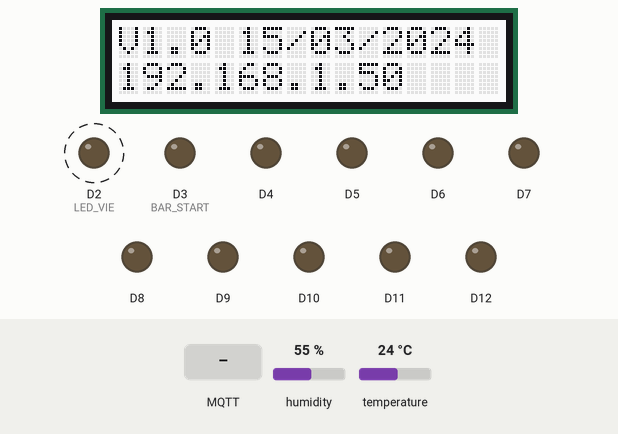
This sketch was run on a simulated Arduino Uno R4 WiFi. On the bench: 16×2 character LCD, output pins drawn as LEDs (lit = HIGH). Dashed ring = blinking. The test bench sets the inputs (shaded band); at power-on: humidity 55 %, temperature 24 °C. WiFi joins after 1.5 s; servers stay silent unless stated; network time is answered at once with the bench clock; the local clock reads 2024-03-15 10:24:30 at power-on unless the sketch sets it; no MQTT or app messages arrive unless stated; what the sketch prints to the serial monitor is not drawn.

Above: at 2.7 s.
2.8 s: MQTT message "30" arrives on the first subscribed topic
At 8.6 s:
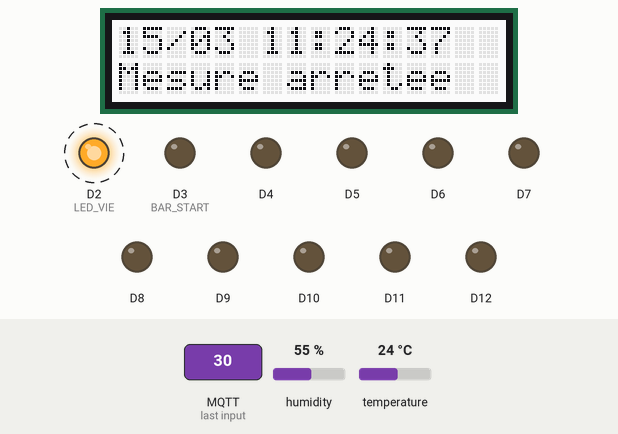
9.7 s: MQTT message "20" arrives on the first subscribed topic
At 10.63 s:
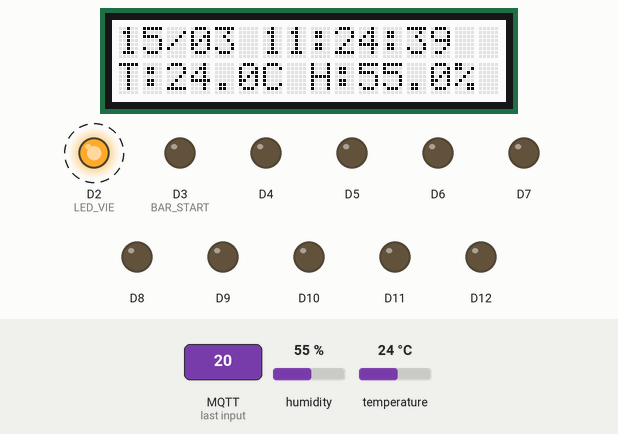
11.9 s: MQTT message "3" arrives on the second subscribed topic
At 12.67 s:
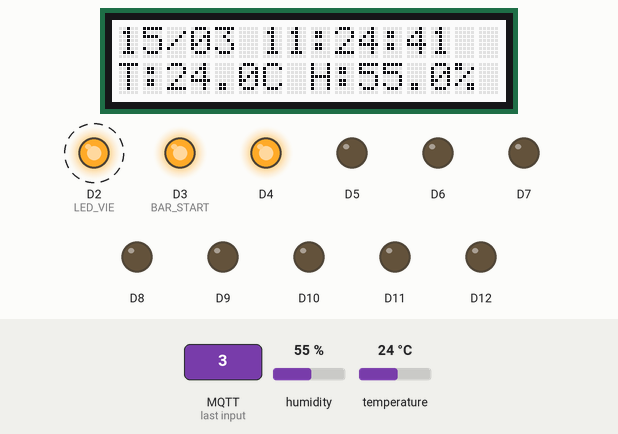
14.0 s: MQTT message "10" arrives on the second subscribed topic
At 14.2 s:
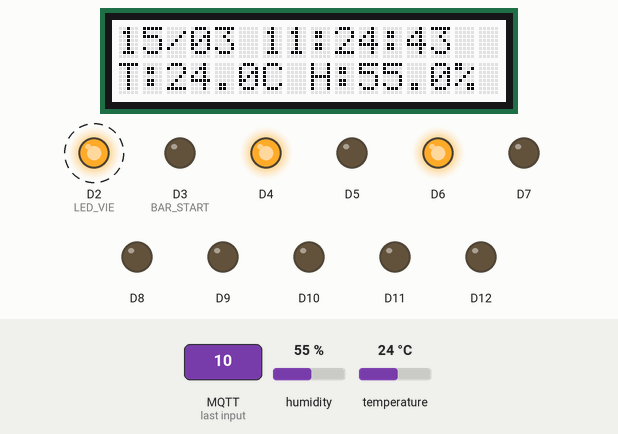
16.0 s: humidity set to 22 %
At 18.0 s:
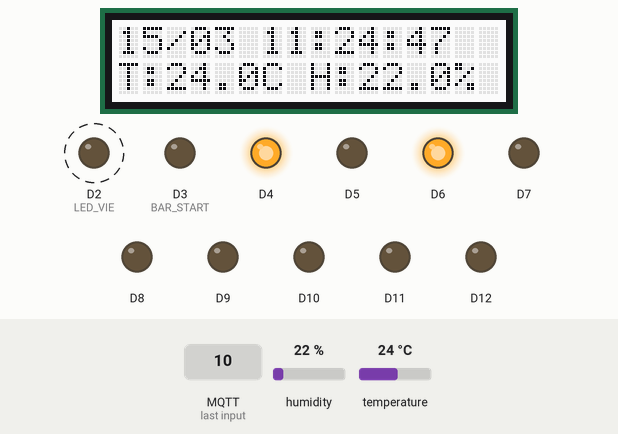
19.3 s: MQTT message "20" arrives on the second subscribed topic
At 19.74 s:
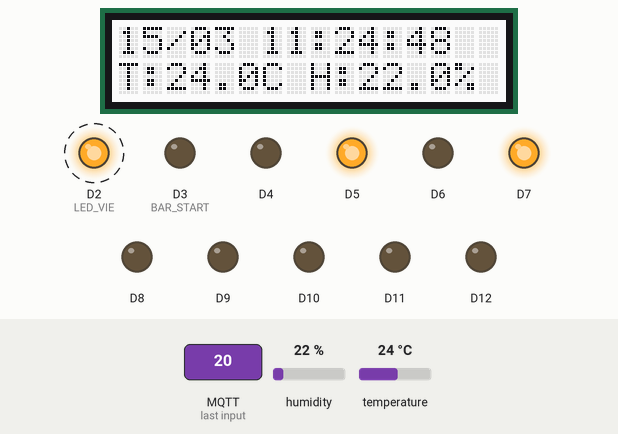
Timing chart, 0 to 22.3 s (numbered marks = the images above; inputs shaded):
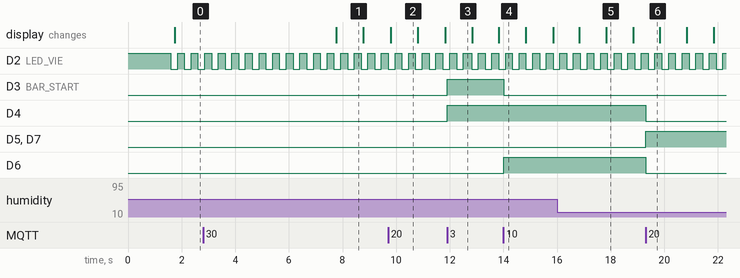

Measured:
- after the input at 2.8 s, the display: changes after 5.0 s (image 1)
- after the input at 9.7 s, the display: changes after 0.10 s (image 2)
- after the input at 11.9 s, D3 (BAR_START), D4: LOW → HIGH at once
- after the input at 14.0 s, D3 (BAR_START): HIGH → LOW at once; D6: LOW → HIGH at once
- after the input at 19.3 s, D4, D6: HIGH → LOW at once; D5, D7: LOW → HIGH at once
- by itself, D2 (LED_VIE): alternates HIGH for 0.25 s and LOW for 0.25 s
- what the display in image 1 shows lasts 1.0 s, from 7.8 s to 8.8 s

The sketch:

temphumix_r4_mqtt_control_44666.ino
```cpp
#include "arduino_secrets.h"

/*
  IMT Nord Europe - Projet IoT
  TP 6.1.5 - Publication et souscription MQTT
  Arduino UNO R4 WiFi - TempHumiX

  Identifiant : 44666

  DHT22    : A0
  LED_VIE  : D2 (active LOW)
  Bargraph : D3 a D12
  LCD      : Grove I2C 16x2

  NTP  : 192.168.1.254
  MQTT : 192.168.1.1:1883
*/

#include <WiFiS3.h>
#include <WiFiUdp.h>
#include <ArduinoMqttClient.h>
#include <NTPClient.h>
#include <Wire.h>
#include <rgb_lcd.h>
#include <DHT.h>
#include "RTC.h"

// =====================================
// 1. Parametres WiFi et MQTT
// =====================================


IPAddress MQTT_BROKER(192, 168, 1, 1);
const int MQTT_PORT = 1883;

const char MQTT_ID[] = "IdO_Client_44666";


// Topics publies
const char TOPIC_VERSION[] = "/iot/VERSION_44666";
const char TOPIC_TEMP[] = "/iot/TEMPERATURE_44666";
const char TOPIC_HUM[] = "/iot/HUMIDITY_44666";
const char TOPIC_DATE[] = "/iot/GET_DATE_44666";

// Topics souscrits (TP 6.1.5)
const char TOPIC_COMMAND[] = "/iot/COMMAND_44666";
const char TOPIC_BARGRAPH[] = "/iot/BARGRAPH_44666";
const char TOPIC_BLINK[] = "/iot/BLINK_44666";

// =====================================
// 2. Materiel
// =====================================

#define DHTPIN A0
#define DHTTYPE DHT22
#define LED_VIE 2

const int BAR_START = 3;
const int BAR_COUNT = 10;

DHT dht(DHTPIN, DHTTYPE);
rgb_lcd lcd;

WiFiUDP ntpUDP;

NTPClient ntp(
  ntpUDP,
  IPAddress(192, 168, 1, 254),
  0,
  60000
);

WiFiClient wifiClient;
MqttClient mqttClient(wifiClient);

// =====================================
// 3. Variables globales
// =====================================

bool wifiConnecte = false;
bool ntpDemarre = false;
bool rtcOK = false;
bool heureSynchronisee = false;

bool mesuresActives = true;
bool mesuresValides = false;
bool ledAllumee = false;
bool forcerNTP = false;

float temperature = 0;
float humidite = 0;

// Periode totale de clignotement
unsigned long periodeLED = 500;
unsigned long periodePersonnalisee = 500;

unsigned long dernierLED = 0;
unsigned long derniereMesure = 0;
unsigned long dernierLCD = 0;
unsigned long dernierePublication = 0;

unsigned long dernierWiFi = 0;
unsigned long dernierMQTT = 0;
unsigned long dernierNTP = 0;
unsigned long debutAccueil = 0;

// =====================================
// 4. WiFi
// =====================================

bool wifiOK() {
  if (WiFi.status() != WL_CONNECTED) {
    return false;
  }

  IPAddress ip = WiFi.localIP();

  return ip != IPAddress(0, 0, 0, 0);
}

void setup_wifi() {
  Serial.println("Connexion WiFi...");
  WiFi.begin(WIFI_SSID, WIFI_PASS);
  dernierWiFi = millis();
}

void gererWiFi() {
  bool ok = wifiOK();

  if (ok && !wifiConnecte) {
    wifiConnecte = true;

    Serial.println("WiFi OK !");
    Serial.print("IP : ");
    Serial.println(WiFi.localIP());

    ntp.begin();
    ntpDemarre = true;

    dernierNTP = millis() - 15000UL;
    dernierMQTT = millis() - 10000UL;
  }

  if (!ok && wifiConnecte) {
    wifiConnecte = false;
    Serial.println("WiFi deconnecte");

    if (ntpDemarre) {
      ntp.end();
      ntpDemarre = false;
    }

    mqttClient.stop();
  }

  if (!ok && millis() - dernierWiFi >= 20000UL) {
    setup_wifi();
  }
}

// =====================================
// 5. Heure francaise
// =====================================

// 0 = dimanche
int jourSemaine(int an, int mois, int jour) {
  const int t[] = {
    0, 3, 2, 5, 0, 3,
    5, 1, 4, 6, 2, 4
  };

  if (mois < 3) an--;

  return (
    an + an / 4 - an / 100 +
    an / 400 + t[mois - 1] + jour
  ) % 7;
}

int decalageFrance(const RTCTime &utc) {
  int an = utc.getYear();
  int mois = Month2int(utc.getMonth());
  int jour = utc.getDayOfMonth();
  int heure = utc.getHour();

  if (mois < 3 || mois > 10) return 1;
  if (mois > 3 && mois < 10) return 2;

  int dernierDimanche =
    31 - jourSemaine(an, mois, 31);

  if (mois == 3) {
    return (
      jour > dernierDimanche ||
      (jour == dernierDimanche && heure >= 1)
    ) ? 2 : 1;
  }

  return (
    jour < dernierDimanche ||
    (jour == dernierDimanche && heure < 1)
  ) ? 2 : 1;
}

bool lireHeureLocale(RTCTime &locale) {
  if (!heureSynchronisee || !rtcOK) {
    return false;
  }

  RTCTime utc;
  if (!RTC.getTime(utc)) return false;

  time_t timestamp =
    utc.getUnixTime() +
    decalageFrance(utc) * 3600L;

  locale = RTCTime(timestamp);
  return true;
}

// =====================================
// 6. Synchronisation NTP
// =====================================

void synchroniserNTP() {
  if (!wifiConnecte || !ntpDemarre || !rtcOK) {
    return;
  }

  unsigned long intervalle =
    heureSynchronisee ? 900000UL : 15000UL;

  if (!forcerNTP &&
      millis() - dernierNTP < intervalle) {
    return;
  }

  forcerNTP = false;
  dernierNTP = millis();

  Serial.println("Synchronisation NTP...");
  Serial.println("Serveur : 192.168.1.254");

  if (ntp.forceUpdate()) {
    unsigned long epoch = ntp.getEpochTime();

    if (epoch < 1700000000UL) {
      Serial.println("Date NTP invalide");
      return;
    }

    RTCTime heureUTC((time_t)epoch);

    if (RTC.setTime(heureUTC)) {
      if (!heureSynchronisee) {
        debutAccueil = millis();
      }

      heureSynchronisee = true;

      Serial.println("NTP OK !");
      Serial.println("RTC synchronisee");
    } else {
      Serial.println("Erreur RTC");
    }
  } else {
    Serial.println("NTP indisponible");
  }
}

// =====================================
// 7. DHT22
// =====================================

void lireDHT22() {
  float t = dht.readTemperature();
  float h = dht.readHumidity();

  if (isnan(t) || isnan(h)) {
    Serial.println("Erreur DHT22");
    return;
  }

  temperature = t;
  humidite = h;
  mesuresValides = true;

  Serial.print("Temperature : ");
  Serial.print(temperature, 1);
  Serial.print(" C | Humidite : ");
  Serial.print(humidite, 1);
  Serial.println(" %");
}

// =====================================
// 8. LCD
// =====================================

void afficherLigne(byte ligne, const char *texte) {
  lcd.setCursor(0, ligne);
  lcd.print("                ");
  lcd.setCursor(0, ligne);
  lcd.print(texte);
}

void afficherMesures() {
  lcd.setCursor(0, 1);
  lcd.print("                ");
  lcd.setCursor(0, 1);

  if (!mesuresActives) {
    lcd.print("Mesure arretee");
    return;
  }

  if (!mesuresValides) {
    lcd.print("Attente DHT22");
    return;
  }

  lcd.print("T:");
  lcd.print(temperature, 1);
  lcd.print("C H:");
  lcd.print(humidite, 1);
  lcd.print("%");
}

void afficherLCD() {
  if (!wifiConnecte) {
    afficherLigne(0, "WiFi en attente");
    afficherMesures();
    return;
  }

  if (!heureSynchronisee) {
    afficherLigne(0, "NTP en attente");
    afficherMesures();
    return;
  }

  RTCTime locale;

  if (!lireHeureLocale(locale)) {
    afficherLigne(0, "Erreur RTC");
    afficherMesures();
    return;
  }

  char ligne[17];

  // Ecran d'accueil, comme le professeur
  if (millis() - debutAccueil < 6000UL) {
    snprintf(
      ligne,
      sizeof(ligne),
      "V1.0 %02d/%02d/%04d",
      locale.getDayOfMonth(),
      Month2int(locale.getMonth()),
      locale.getYear()
    );

    afficherLigne(0, ligne);

    lcd.setCursor(0, 1);
    lcd.print("                ");
    lcd.setCursor(0, 1);
    lcd.print(WiFi.localIP());
  } else {
    snprintf(
      ligne,
      sizeof(ligne),
      "%02d/%02d %02d:%02d:%02d",
      locale.getDayOfMonth(),
      Month2int(locale.getMonth()),
      locale.getHour(),
      locale.getMinutes(),
      locale.getSeconds()
    );

    afficherLigne(0, ligne);
    afficherMesures();
  }
}

// =====================================
// 9. Controle du Bargraph
// =====================================

// 10 bits, valeur entre 0 et 1023
// D3 = bit 0 ; D12 = bit 9

void afficherBargraph(int valeur) {
  for (int i = 0; i < BAR_COUNT; i++) {
    bool actif = (valeur & (1 << i)) != 0;

    digitalWrite(
      BAR_START + i,
      actif ? HIGH : LOW
    );
  }
}

// =====================================
// 10. CALLBACK MQTT : TP 6.1.5
// =====================================

// Fonction appelee a la reception MQTT
void onMqttMessage(int tailleMessage) {

  // A. Acquisition du topic
  String topic = mqttClient.messageTopic();

  // B. Acquisition du message
  String message = "";

  while (mqttClient.available()) {
    char c = (char)mqttClient.read();

    if (message.length() < 20) {
      message += c;
    }
  }

  message.trim();

  Serial.print("MQTT RX ");
  Serial.print(topic);
  Serial.print(" = ");
  Serial.println(message);

  // Verifier le message
  if (tailleMessage <= 0 ||
      tailleMessage > 20 ||
      message.length() == 0) {
    Serial.println("Message invalide");
    return;
  }

  // C. Conversion en entier
  for (unsigned int i = 0; i < message.length(); i++) {
    if (message[i] < '0' || message[i] > '9') {
      Serial.println("Entier attendu");
      return;
    }
  }

  long valeur = message.toInt();

  // D. Topic COMMAND
  if (topic == TOPIC_COMMAND) {
    switch (valeur) {

      case 10:
        // Forcer NTP
        forcerNTP = true;
        Serial.println("Commande 10 : NTP");
        break;

      case 20:
        // Demarrer les mesures
        mesuresActives = true;
        derniereMesure = millis() - 2000UL;
        Serial.println("Commande 20 : START");
        break;

      case 30:
        // Arreter les mesures
        mesuresActives = false;
        Serial.println("Commande 30 : STOP");
        break;

      case 40:
        // Clignotement lent
        periodeLED = 1000UL;
        Serial.println("Commande 40 : LENT");
        break;

      case 50:
        // Clignotement rapide
        periodeLED = 200UL;
        Serial.println("Commande 50 : RAPIDE");
        break;

      case 60:
        // Clignotement personnalise
        periodeLED = periodePersonnalisee;
        Serial.println("Commande 60 : PERSONNALISE");
        break;

      default:
        Serial.println("Commande inconnue");
        break;
    }
  }

  // E. Topic BARGRAPH
  else if (topic == TOPIC_BARGRAPH) {
    if (valeur >= 0 && valeur <= 1023) {
      afficherBargraph((int)valeur);
      Serial.print("BARGRAPH = ");
      Serial.println(valeur);
    } else {
      Serial.println("BARGRAPH hors limites");
    }
  }

  // F. Topic BLINK
  else if (topic == TOPIC_BLINK) {
    if (valeur >= 100 &&
        valeur <= 60000 &&
        valeur % 100 == 0) {

      periodePersonnalisee =
        (unsigned long)valeur;

      Serial.print("BLINK sauvegarde = ");
      Serial.println(periodePersonnalisee);

    } else {
      Serial.println("BLINK invalide (100 ms)");
    }
  }
}

// =====================================
// 11. Initialisation MQTT
// =====================================

// Retourne 0 si OK, erreur sinon
int setup_mqtt() {
  if (!wifiOK()) return -10;

  if (mqttClient.connected()) return 0;

  Serial.println("Connexion MQTT...");

  if (!mqttClient.connect(MQTT_BROKER, MQTT_PORT)) {
    int erreur = mqttClient.connectError();

    Serial.print("Erreur MQTT : ");
    Serial.println(erreur);
    return erreur;
  }

  Serial.println("MQTT connecte !");

  // Souscription aux trois topics du TP
  bool s1 = mqttClient.subscribe(TOPIC_COMMAND, 0);
  bool s2 = mqttClient.subscribe(TOPIC_BARGRAPH, 0);
  bool s3 = mqttClient.subscribe(TOPIC_BLINK, 0);

  if (!s1 || !s2 || !s3) {
    Serial.println("Erreur souscription MQTT");
    mqttClient.stop();
    return -11;
  }

  Serial.println("SUB COMMAND OK");
  Serial.println("SUB BARGRAPH OK");
  Serial.println("SUB BLINK OK");

  return 0;
}

void gererMQTT() {
  if (!wifiConnecte) return;

  if (mqttClient.connected()) {
    // Necessaire pour recevoir les messages
    mqttClient.poll();
  } else if (millis() - dernierMQTT >= 10000UL) {
    dernierMQTT = millis();
    setup_mqtt();
  }
}

// =====================================
// 12. Publication MQTT
// =====================================

void publierChaine(
  const char *topic,
  const char *message
) {
  mqttClient.beginMessage(topic);
  mqttClient.print(message);
  mqttClient.endMessage();

  Serial.print("PUB ");
  Serial.print(topic);
  Serial.print(" = ");
  Serial.println(message);
}

void publierMQTT() {
  if (!mqttClient.connected()) return;

  // VERSION
  publierChaine(TOPIC_VERSION, "1.0");

  // TEMPERATURE + HUMIDITY
  if (mesuresActives && mesuresValides) {

    mqttClient.beginMessage(TOPIC_TEMP);
    mqttClient.print(temperature, 1);
    mqttClient.endMessage();

    mqttClient.beginMessage(TOPIC_HUM);
    mqttClient.print(humidite, 1);
    mqttClient.endMessage();

    Serial.println("PUB temperature / humidite");
  }

  // GET_DATE
  RTCTime locale;

  if (lireHeureLocale(locale)) {
    char dateHeure[24];

    snprintf(
      dateHeure,
      sizeof(dateHeure),
      "%02d/%02d/%04d %02d:%02d:%02d",
      locale.getDayOfMonth(),
      Month2int(locale.getMonth()),
      locale.getYear(),
      locale.getHour(),
      locale.getMinutes(),
      locale.getSeconds()
    );

    publierChaine(TOPIC_DATE, dateHeure);
  }
}

// =====================================
// 13. SETUP
// =====================================

void setup() {
  Serial.begin(9600);

  // LED de vie : active LOW
  pinMode(LED_VIE, OUTPUT);
  digitalWrite(LED_VIE, HIGH);

  // Bargraph
  for (int i = 0; i < BAR_COUNT; i++) {
    pinMode(BAR_START + i, OUTPUT);
    digitalWrite(BAR_START + i, LOW);
  }

  // DHT22
  dht.begin();

  // LCD
  Wire.begin();
  lcd.begin(16, 2);
  lcd.clear();
  afficherLigne(0, "Demarrage...");

  // RTC
  rtcOK = RTC.begin();

  if (!rtcOK) {
    Serial.println("Erreur RTC");
  }

  // Callback MQTT
  mqttClient.onMessage(onMqttMessage);

  mqttClient.setId(MQTT_ID);
  mqttClient.setUsernamePassword(
    MQTT_USER,
    MQTT_PASS
  );

  mqttClient.setKeepAliveInterval(60000);
  mqttClient.setConnectionTimeout(3000);

  // WiFi
  setup_wifi();

  derniereMesure = millis() - 2000UL;

  Serial.println("TempHumiX 6.1.5 demarre");
}

// =====================================
// 14. LOOP
// =====================================

void loop() {
  unsigned long maintenant = millis();

  // LED_VIE : periode configurable
  if (maintenant - dernierLED >= periodeLED / 2UL) {
    dernierLED = maintenant;

    ledAllumee = !ledAllumee;
    digitalWrite(
      LED_VIE,
      ledAllumee ? LOW : HIGH
    );
  }

  // DHT22 : toutes les 2 secondes
  if (mesuresActives &&
      maintenant - derniereMesure >= 2000UL) {
    derniereMesure = maintenant;
    lireDHT22();
  }

  // Communication
  gererWiFi();
  gererMQTT();
  synchroniserNTP();

  // MQTT : publier toutes les 2 secondes
  if (millis() - dernierePublication >= 2000UL) {
    dernierePublication = millis();
    publierMQTT();
  }

  // LCD : actualisation chaque seconde
  if (millis() - dernierLCD >= 1000UL) {
    dernierLCD = millis();
    afficherLCD();
  }

  delay(10);
}
```

arduino_secrets.example.h
```cpp
#pragma once

const char WIFI_SSID[] = "REPLACE_ME";
const char WIFI_PASS[] = "REPLACE_ME";
const char MQTT_USER[] = "REPLACE_ME";
const char MQTT_PASS[] = "REPLACE_ME";
```
